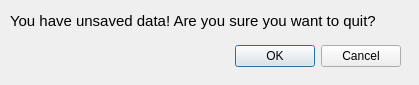
<?xml version="1.0" encoding="UTF-8"?>
<ui version="4.0">
 <class>Dialog</class>
 <widget class="QDialog" name="Dialog">
  <property name="geometry">
   <rect>
    <x>0</x>
    <y>0</y>
    <width>419</width>
    <height>85</height>
   </rect>
  </property>
  <property name="windowTitle">
   <string>Dialog</string>
  </property>
  <widget class="QDialogButtonBox" name="buttonBox">
   <property name="geometry">
    <rect>
     <x>60</x>
     <y>40</y>
     <width>341</width>
     <height>32</height>
    </rect>
   </property>
   <property name="orientation">
    <enum>Qt::Horizontal</enum>
   </property>
   <property name="standardButtons">
    <set>QDialogButtonBox::Cancel|QDialogButtonBox::Ok</set>
   </property>
  </widget>
  <widget class="QLabel" name="label">
   <property name="geometry">
    <rect>
     <x>10</x>
     <y>-10</y>
     <width>391</width>
     <height>61</height>
    </rect>
   </property>
   <property name="font">
    <font>
     <pointsize>11</pointsize>
    </font>
   </property>
   <property name="text">
    <string>You have unsaved data! Are you sure you want to quit?</string>
   </property>
  </widget>
 </widget>
 <resources/>
 <connections>
  <connection>
   <sender>buttonBox</sender>
   <signal>accepted()</signal>
   <receiver>Dialog</receiver>
   <slot>acceptAction()</slot>
   <hints>
    <hint type="sourcelabel">
     <x>248</x>
     <y>254</y>
    </hint>
    <hint type="destinationlabel">
     <x>157</x>
     <y>274</y>
    </hint>
   </hints>
  </connection>
  <connection>
   <sender>buttonBox</sender>
   <signal>rejected()</signal>
   <receiver>Dialog</receiver>
   <slot>cancelAction()</slot>
   <hints>
    <hint type="sourcelabel">
     <x>316</x>
     <y>260</y>
    </hint>
    <hint type="destinationlabel">
     <x>286</x>
     <y>274</y>
    </hint>
   </hints>
  </connection>
 </connections>
</ui>
